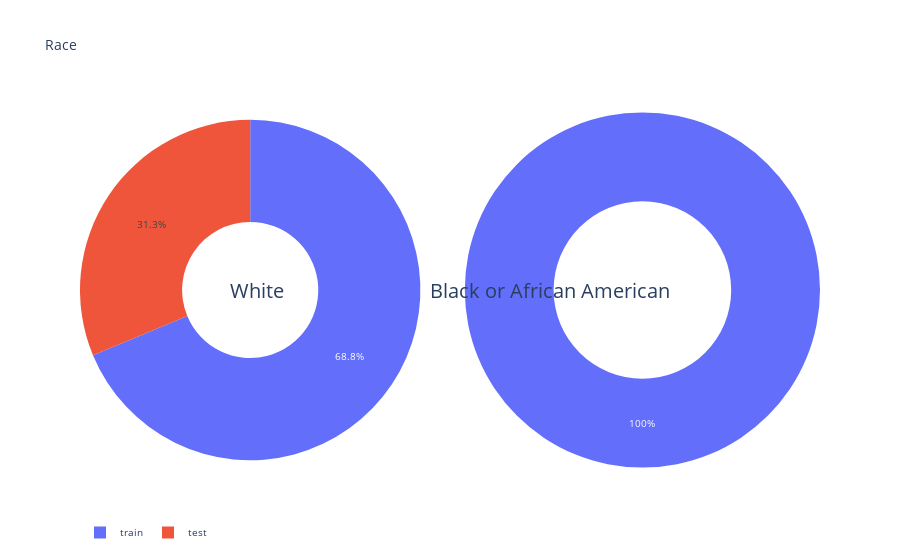

Source (notebook cell):
### Code cell
white=hubmap_df[hubmap_df['race']=='White']
black=hubmap_df[hubmap_df['race']=='Black or African American']
count_white=white['split'].value_counts().reset_index()
count_black=black['split'].value_counts().reset_index()
pie_white=go.Pie(labels=count_white['index'],values=count_white['split'],name="White",hole=0.4,domain={'x':[0,0.46]})
pie_black = go.Pie(labels=count_black['index'],values=count_black['split'],name="Black or African American",hole=0.5,domain={'x': [0.52,1]})
layout = dict(title = 'Race', font=dict(size=10), legend=dict(orientation="h"),
              annotations = [dict(x=0.2, y=0.5, text='White', showarrow=False, font=dict(size=20)),
                             dict(x=0.8, y=0.5, text='Black or African American', showarrow=False, font=dict(size=20)) ])
fig=dict(data=[pie_white,pie_black],layout=layout)
pyo.iplot(fig)

### Figure 1 — Plotly figure (JSON) as saved in the notebook; plotly's stock layout.template omitted (floating-point values rounded to 4 significant figures)
{"data": [{"domain": {"x": [0, 0.46]}, "hole": 0.4, "labels": ["train", "test"], "name": "White", "type": "pie", "values": [11, 5]}, {"domain": {"x": [0.52, 1]}, "hole": 0.5, "labels": ["train"], "name": "Black or African American", "type": "pie", "values": [4]}], "layout": {"annotations": [{"font": {"size": 20}, "showarrow": false, "text": "White", "x": 0.2, "y": 0.5}, {"font": {"size": 20}, "showarrow": false, "text": "Black or African American", "x": 0.8, "y": 0.5}], "font": {"size": 10}, "legend": {"orientation": "h"}, "title": {"text": "Race"}}}
